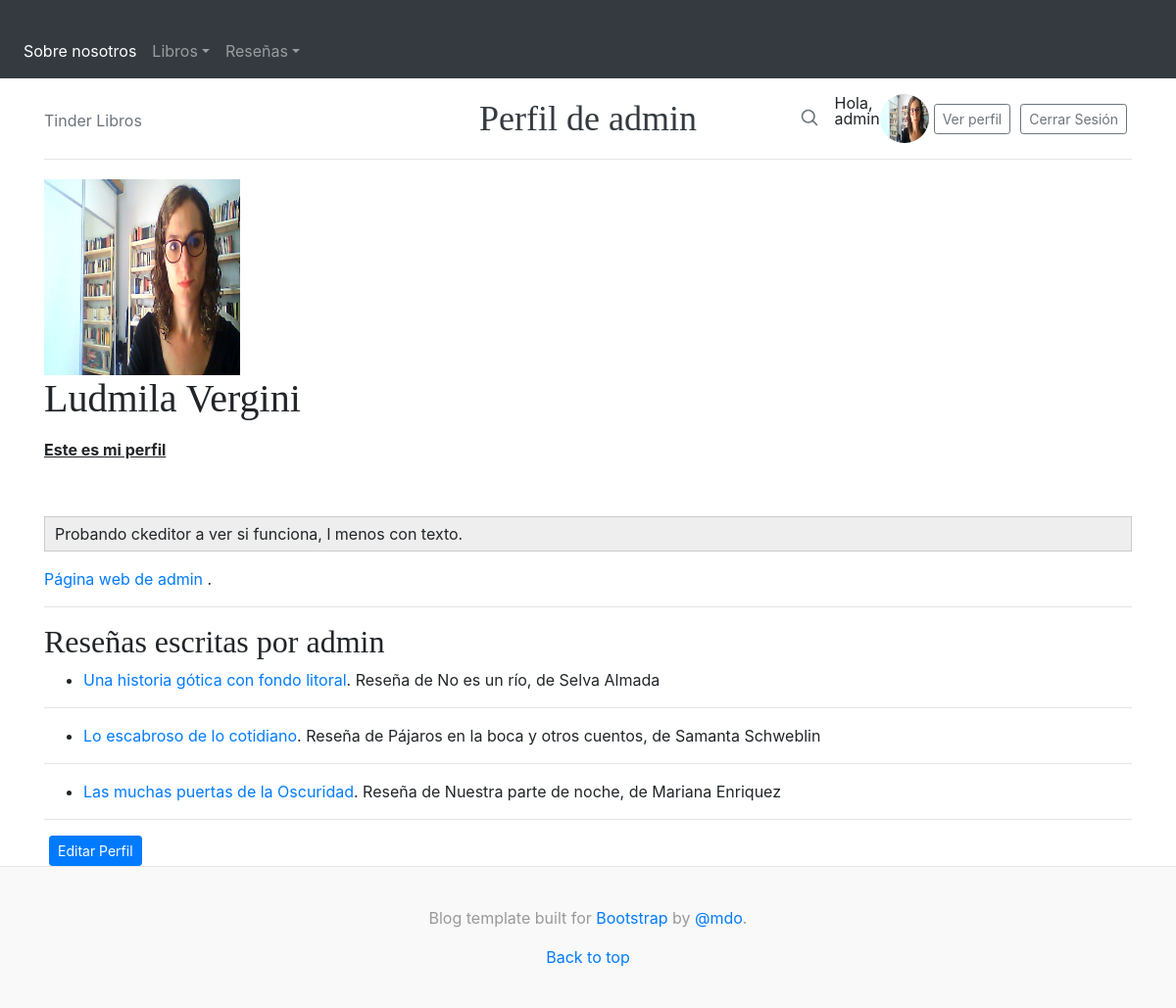
/accounts/profile/1 (signed in), run on the app's committed database.
### accounts/models.py (models this page shows, shortened)
class Perfil(models.Model):
    user = models.OneToOneField(User, on_delete=models.CASCADE)
    imagen = models.ImageField(default="default.jpg", upload_to="imagenesPerfil")
    descripcion = RichTextField(max_length=500, blank=True)
    pagina_web=models.URLField()

### Blog/models.py (models this page shows, shortened)
class Post(models.Model):
    titulo = models.CharField(max_length=250)
    subtitulo=models.CharField(max_length=250)
    autor=models.ForeignKey(User, on_delete=models.CASCADE)
    categoria=models.ForeignKey(Categoria, on_delete=models.SET_NULL, null=True, blank=True)
    libro=models.ForeignKey(Libro, on_delete=models.CASCADE, null=True)
    imagen=models.ImageField(null=True, blank=True, upload_to="imagenesBlog")
    cuerpo=RichTextField()
    fecha_publicacion=models.DateTimeField(auto_now_add=True)
    likes=models.ManyToManyField(User, related_name='likes')
    class Meta:
        ordering = ["-fecha_publicacion"]

### Libros/models.py (models this page shows, shortened)
class Libro(models.Model):
    titulo= models.CharField(max_length=100)
    isbn= models.CharField(max_length=30)
    fecha_publicacion = models.DateField()
    editorial = models.ForeignKey(Editorial,on_delete=models.CASCADE)
    autor = models.ForeignKey(Autor,on_delete=models.CASCADE)
    imagen=models.ImageField(upload_to="imagenesLibros", null=True, blank=True)
    class Meta:
        ordering = ["titulo"]

class Autor(models.Model):
    nombre= models.CharField(max_length=30)
    apellido= models.CharField(max_length=30)
    class Meta:
        ordering = ["apellido"]

### accounts/views.py (the view)
# urls.py: path('profile/<int:pk>',views.profile,name="profile"),
def profile(request, pk):
    usuario=User.objects.filter(pk=pk)
    if len(usuario)!=0:
        usuario=usuario[0]
        posts=Post.objects.filter(autor=usuario)
        return render(request, "accounts/profile.html", {"usuario":usuario, "posts":posts})
    else:
        return render(request, "Blog/inicio.html", {"mensaje":"No hay usuarios con esos datos"})

### accounts/templates/accounts/profile.html
{% extends "Blog/padre_simple.html" %}
{% load static %}
{% block titulopagina %} Perfil de {{ usuario.username }} {% endblock %}
{% block cuerpodelapagina %}
<img src="{{ usuario.perfil.imagen.url }}" width="200" height="200" >
<h1>{{usuario.first_name}} {{usuario.last_name}}</h1>
<p>{{usuario.perfil.descripcion|safe}}</p>
<a href="{{user.perfil.pagina_web}}" target="_blank">Página web de {{usuario.username}} </a>.
{% if posts %}
<hr>
<h2> Reseñas escritas por {{usuario.username}}</h2>
{% for post in posts %}
<ul>
    <li><a href="{% url 'PostVista' post.id %}"> {{ post.titulo }}</a>. Reseña de  {{ post.libro.titulo }}, de {{ post.libro.autor.nombre }} {{ post.libro.autor.apellido }} </li>
</ul>
<hr>
{% endfor %}
{% else %}
<p>{{usuario.username}} todavía no escribió ninguna reseña. </p>
{% endif %}
{% if request.user == usuario %}
<div class="links">
<a href="{% url 'editarPerfil' %}" class="btn btn-sm btn-primary">Editar Perfil</a>
</div>
{% endif %}
{% endblock %}

### Blog/templates/Blog/padre_simple.html (shortened to what this page needs)
<!doctype html>
<html lang="en">
  <head>
    {% load static %}
    <link href="{%static 'Blog/css/styles.css' %}" rel="stylesheet">
    <link href="{%static 'Blog/css/styles.css' %}" rel="stylesheet">
    <link href="{%static 'Blog/css/blog.css' %}" rel="stylesheet">
  </head>
  <body>
    <nav class="navbar navbar-expand-lg navbar-dark bg-dark" aria-label="Ninth navbar example">
      <div class="container-xl">
        <div class="collapse navbar-collapse" id="navbarsExample07XL">
          <ul class="navbar-nav me-auto mb-2 mb-lg-0">
            <li class="nav-item">
              <a class="nav-link active" aria-current="page" href="{% url 'About' %}">Sobre nosotros</a>
            </li>
            <li class="nav-item dropdown">
              <a class="nav-link dropdown-toggle" href="#" data-toggle="dropdown" aria-expanded="false">Libros</a>
            </li>
            <li class="nav-item dropdown">
              <a class="nav-link dropdown-toggle" href="#" data-toggle="dropdown" aria-expanded="false">Reseñas</a>
            </li>
        </div>
      </div>
    </nav>
    <div class="container">
      <header class="blog-header py-3">
        <div class="row flex-nowrap justify-content-between align-items-center">
          <div class="col-4 pt-1">
            <a class="text-muted" href="/">Tinder Libros</a>
          </div>
          <div class="col-4 text-center">
            <a class="blog-header-logo text-dark" href="#">{% block titulopagina %} {% endblock %}</a>
          </div>
          <div class="col-4 d-flex justify-content-end align-items-center">
            <a class="text-muted" href="#">
              <svg xmlns="http://www.w3.org/2000/svg" width="20" height="20" viewBox="0 0 24 24" fill="none" stroke="currentColor" stroke-width="2" stroke-linecap="round" stroke-linejoin="round" class="mx-3"><circle cx="10.5" cy="10.5" r="7.5"></circle><line x1="21" y1="21" x2="15.8" y2="15.8"></line></svg>
            </a>
            {% if not request.user.is_authenticated %}
              <a class="btn btn-sm btn-outline-secondary" href="{% url 'login' %}">Iniciar Sesión</a>
              <a class="btn btn-sm btn-outline-secondary" href="{% url 'signup' %}">Registrarse</a>
                {% else %}
                <p>Hola, {{ user.username }}</p>
                <img src="{{ user.perfil.imagen.url }}" width="50" height="50" class="rounded-circle" alt="">
                <a class="btn btn-sm btn-outline-secondary" href="{% url 'profile' request.user.pk %}">Ver perfil</a>
                <a class="btn btn-sm btn-outline-secondary" href="{% url 'logout' %}">Cerrar Sesión</a>
                {% endif %}
          </div>
        </div>
      </header>
      {% block cuerpodelapagina %}
      {% endblock %}
    </div>
    <footer class="blog-footer">
      <p>Blog template built for <a href="https://getbootstrap.com/">Bootstrap</a> by <a href="https://twitter.com/mdo">@mdo</a>.</p>
      <p>
        <a href="#">Back to top</a>
      </p>
    </footer>
  </body>
</html>

### Blog/static/Blog/css/blog.css (style rules this page uses)
.btn { margin: 0 5px; }
.blog-header { line-height: 1; border-bottom: 1px solid #e5e5e5; margin-bottom: 20px; }
.blog-header-logo { font-family: "Playfair Display", Georgia, "Times New Roman", serif; font-size: 2.25rem; }
h1, h2, h3, h4, h5, h6 { font-family: "Playfair Display", Georgia, "Times New Roman", serif; }
.blog-footer { padding: 2.5rem 0; color: #999; text-align: center; background-color: #f9f9f9; border-top: .05rem solid #e5e5e5; }
.blog-footer p:last-child { margin-bottom: 0; }

### data on the page
Post: titulo "Una historia gótica con fondo litoral", libro.titulo "No es un río", libro.autor.nombre "Selva", libro.autor.apellido "Almada"
Post: titulo "Lo escabroso de lo cotidiano", libro.titulo "Pájaros en la boca y otros cuentos", libro.autor.nombre "Samanta", libro.autor.apellido "Schweblin"
Post: titulo "Las muchas puertas de la Oscuridad", libro.titulo "Nuestra parte de noche", libro.autor.nombre "Mariana", libro.autor.apellido "Enriquez"

### other printed values
{{ usuario.username }} "admin"
{{ user.username }} "admin"
{{ usuario.first_name }} "Ludmila"
{{ usuario.last_name }} "Vergini"
{{ usuario.perfil.descripcion|safe }} "Este es mi perfil Probando ckeditor a ver si funciona, l menos con texto."
